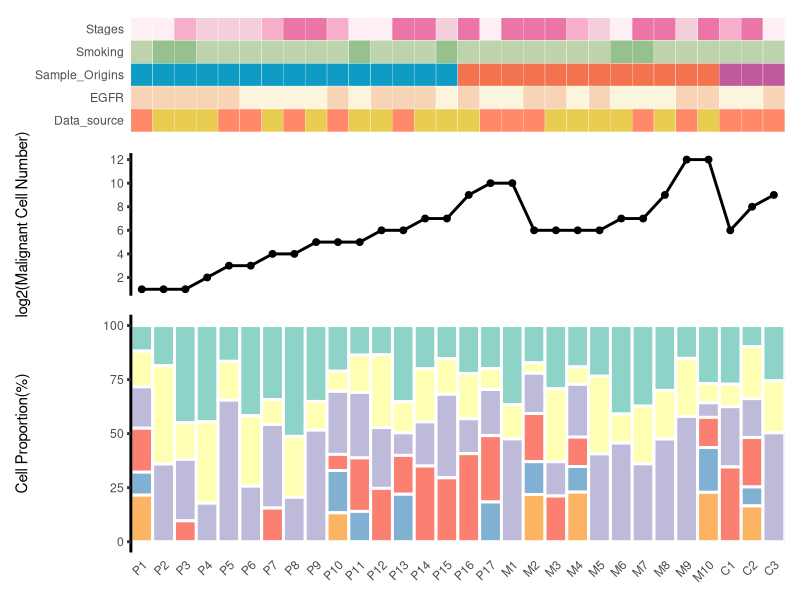

Recreate this plot in R.
# =============================================================================
# 堆积柱加折线热图注释
# organized：线性脚本 + 中文分节；路径相对本条目目录
# =============================================================================
# =============================================================================

script_dir <- tryCatch(
  dirname(normalizePath(sys.frame(1)$ofile)),
  error = function(e) {
    args <- commandArgs(trailingOnly = FALSE)
    file_arg <- grep("^--file=", args, value = TRUE)
    if (length(file_arg)) dirname(normalizePath(sub("^--file=", "", file_arg))) else normalizePath(getwd())
  }
)
root <- if (basename(script_dir) == "code") dirname(script_dir) else script_dir
set.seed(20260912)
out_dir <- file.path(root, "output", "figures")
dir.create(out_dir, recursive = TRUE, showWarnings = FALSE)

suppressPackageStartupMessages({
  library(ggplot2)
  library(dplyr)
  library(tidyr)
  library(readr)
  library(tibble)
  library(stringr)
  library(forcats)
})

library(ggplot2)
# library(tidyverse) 已在文件头拆包
library(ComplexHeatmap)
library(RColorBrewer)
library(patchwork)

############## 热图数据构建 + 图形绘制 ##################
# 构建模拟数据:
# 上方热图注释：
x = factor(c(paste0("P", 1:17),
             paste0("M", 1:10),
             paste0("C", 1:3)),
             levels = c(paste0("P", 1:17),
                        paste0("M", 1:10),
                        paste0("C", 1:3)))

heatmap_data <- data.frame(
  Data_source = sample(c("Synthetic A", "Synthetic B"), 30, replace = T),
  Sample_Origins = rep(c("Primary", "Distant Metastasis", "Chemotherapy"), c(15,12,3)),
  Smoking = sample(c("Current Smoker", "Former Smoker", "Never Smoker"), 30, replace = T),
  EGFR = sample(c("EGFR Mutation", "WT"), 30, replace = T),
  Stages = sample(paste0("Stage", 1:4), 30, replace = T)
)

rownames(heatmap_data) <- x

cols <- list(Data_source = c("#ff8969", "#e9cd50"),
             Sample_Origins = c("#0e9cc4", "#f3734e", "#c05a9c"),
             Smoking = c("#bed4ad", "#bdd3ac", "#96c18c"),
             EGFR = c("#f7d4b5","#fcf5dd"),
             Stages = c("#feeff4", "#f5cedc", "#f7afcc", "#ec75a7")
)

cols_vec <- unlist(cols)

names(cols_vec) <- c("Synthetic A", "Synthetic B",
                     "Primary", "Distant Metastasis", "Chemotherapy",
                     "Current Smoker", "Former Smoker", "Never Smoker",
                     "EGFR Mutation", "WT",
                     paste0("Stage", 1:4))

# 统一离散横轴顺序，避免热图列和下方样本错位。
heatmap_long <- heatmap_data %>% rownames_to_column("sample") %>% pivot_longer(-sample,names_to="annotation",values_to="value")
heatmap_long$sample <- factor(heatmap_long$sample,levels=levels(x))
p_top <- ggplot(heatmap_long,aes(sample,annotation,fill=value))+geom_tile(colour="white")+scale_fill_manual(values=cols_vec)+theme_minimal()+theme(axis.text.x=element_blank(),axis.title=element_blank(),panel.grid=element_blank(),legend.position="none")

############## 折线图数据构建 + 图形绘制 ##################
# 折线图数据：
line_data <- data.frame(x = factor(c(paste0("P", 1:17),
                                     paste0("M", 1:10),
                                     paste0("C", 1:3)),
                              levels = c(paste0("P", 1:17),
                                         paste0("M", 1:10),
                                         paste0("C", 1:3))),
                        value = c(sort(sample(1:10, 18, replace = T)),
                                  sort(sample(4:12, 9, replace = T)),
                                  sort(sample(6:10, 3, replace = T))
                                  ))

# 折线图：
p2 <- ggplot(line_data, aes(x, value))+
  geom_point(size = 2)+
  geom_line(size = 1, group = 1)+
  scale_y_continuous(breaks = seq(0, 12, 2))+
  ylab("log2(Malignant Cell Number)")+
  theme_classic()+
  theme(panel.grid = element_blank(),
        axis.line.x = element_blank(),
        axis.text.x = element_blank(),
        axis.ticks.x = element_blank(),
        axis.title.x = element_blank(),
        axis.line.y = element_line(size = 1),
        axis.ticks.y = element_line(size = 1))


############## 堆积柱状图数据构建 + 图形绘制 ##################
# 堆积柱状图数据：
bar_data <- data.frame()

for (i in 1:30) {
  cell_category <- sample(3:6, 1)
  bar_data_tmp <- data.frame(
    x = rep(x[i], cell_category),
    values = sample(20:100, cell_category),
    group = paste0("group", 1:cell_category))
  bar_data_tmp$proportion <- bar_data_tmp$values/sum(bar_data_tmp$values)
  bar_data <- rbind(bar_data, bar_data_tmp)
}

# 堆积柱状图:
p3 <- ggplot(bar_data)+
  geom_bar(aes(x, proportion*100, fill = group),
           color = "white", width = 1, size = 1,
           stat = "identity", position = "stack")+
  scale_fill_brewer(palette = "Set3")+
  theme_classic()+
  ylab("Cell Proportion(%)")+
  theme(panel.grid = element_blank(),
        legend.position = "none",
        axis.line.x = element_blank(),
        axis.ticks.x = element_blank(),
        axis.title.x = element_blank(),
        axis.line.y = element_line(size = 1),
        axis.ticks.y = element_line(size = 1))

pdf(file.path(out_dir, "plot.pdf"), height = 6, width = 7)
p_top <- p_top + scale_x_discrete(limits=levels(x),expand=expansion(add=.5))
p2 <- p2 + scale_x_discrete(limits=levels(x),expand=expansion(add=.5))
p3 <- p3 + scale_x_discrete(limits=levels(x),expand=expansion(add=.5)) + theme(axis.text.x=element_text(angle=45,hjust=1))
final_plot <- p_top/p2/p3 + plot_layout(heights=c(1,1.2,2))
print(final_plot)
dev.off()

# AI拼图+调整

ggplot2::ggsave(file.path(root,"preview.png"), plot=final_plot, width=10, height=8, dpi=200, bg="white")
